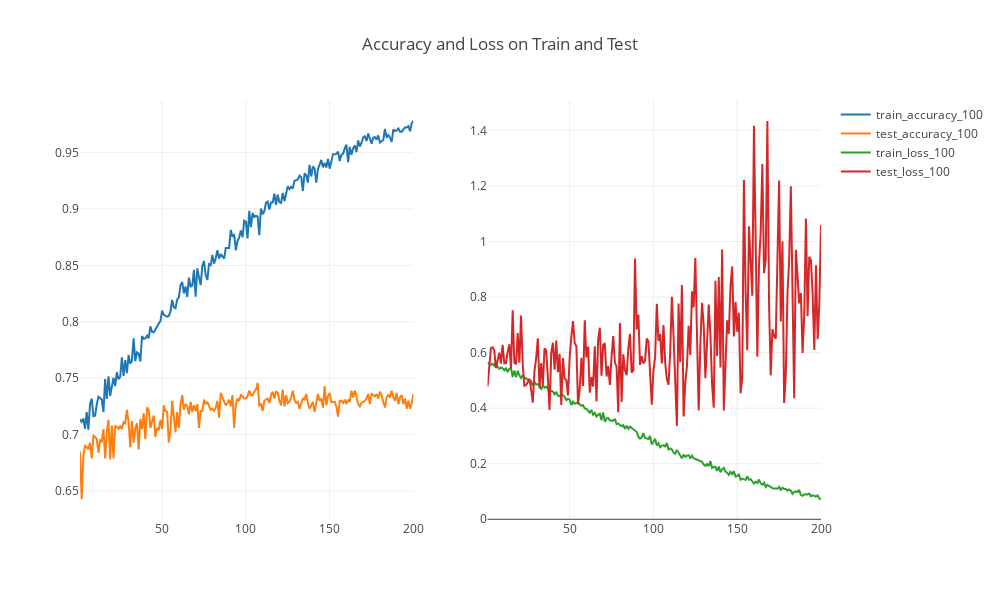

The code cell stored with this chart in its notebook:
### Code cell
#contenu de la fonction 'plot_history' que nous utiliserons par la suite
trace1 = go.Scatter(
    x=np.arange(1,epochs+1),
    y=model_info.history['accuracy'],
    mode = 'lines',
    name = 'train_accuracy_100'
)
trace2 = go.Scatter(
    x=np.arange(1,epochs+1),
    y=model_info.history['val_accuracy'],
    name = 'test_accuracy_100'
)
trace3 = go.Scatter(
    x=np.arange(1,epochs+1),
    y=model_info.history['loss'],
    name = 'train_loss_100'
)
trace4 = go.Scatter(
    x=np.arange(1,epochs+1),
    y=model_info.history['val_loss'],
    mode = 'lines',
    name = 'test_loss_100'
)

fig = tools.make_subplots(rows=1, cols=2)

fig.append_trace(trace1, 1, 1)
fig.append_trace(trace2, 1, 1)
fig.append_trace(trace3, 1, 2)
fig.append_trace(trace4, 1, 2)

fig['layout'].update(height=600, width=1000, title='Accuracy and Loss on Train and Test')
iplot(fig)

### Figure 1 — Plotly figure (JSON) as saved in the notebook; plotly's stock layout.template omitted (floating-point values rounded to 4 significant figures; data arrays with more than 128 entries replaced by an {"elided": "..."} marker saying what was removed)
{"data": [{"mode": "lines", "name": "train_accuracy_100", "type": "scatter", "uid": "876d94d8-f5ad-11e9-bcf0-68ecc5c86116", "x": {"elided": "200 int values"}, "xaxis": "x", "y": {"elided": "200 float values"}, "yaxis": "y"}, {"name": "test_accuracy_100", "type": "scatter", "uid": "876f51e2-f5ad-11e9-b0a2-68ecc5c86116", "x": {"elided": "200 int values"}, "xaxis": "x", "y": {"elided": "200 float values"}, "yaxis": "y"}, {"name": "train_loss_100", "type": "scatter", "uid": "87718610-f5ad-11e9-b86a-68ecc5c86116", "x": {"elided": "200 int values"}, "xaxis": "x2", "y": {"elided": "200 float values"}, "yaxis": "y2"}, {"mode": "lines", "name": "test_loss_100", "type": "scatter", "uid": "8771ad08-f5ad-11e9-a4e5-68ecc5c86116", "x": {"elided": "200 int values"}, "xaxis": "x2", "y": {"elided": "200 float values"}, "yaxis": "y2"}], "layout": {"height": 600, "title": {"text": "Accuracy and Loss on Train and Test"}, "width": 1000, "xaxis": {"anchor": "y", "autorange": true, "domain": [0, 0.45], "range": [1, 200], "type": "linear"}, "xaxis2": {"anchor": "y2", "autorange": true, "domain": [0.55, 1], "range": [1, 200], "type": "linear"}, "yaxis": {"anchor": "x", "autorange": true, "domain": [0, 1], "range": [0.6244, 0.9964], "type": "linear"}, "yaxis2": {"anchor": "x2", "autorange": true, "domain": [0, 1], "range": [-0.002543, 1.509], "type": "linear"}}}
